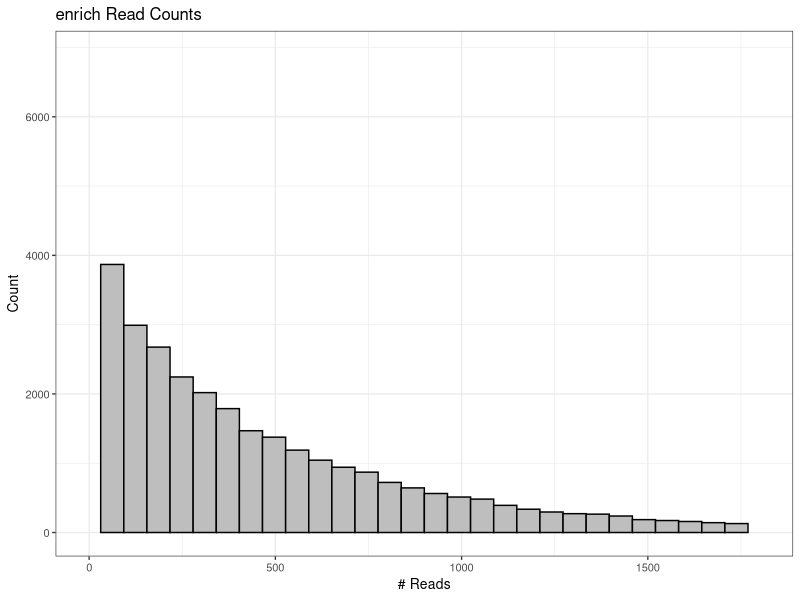
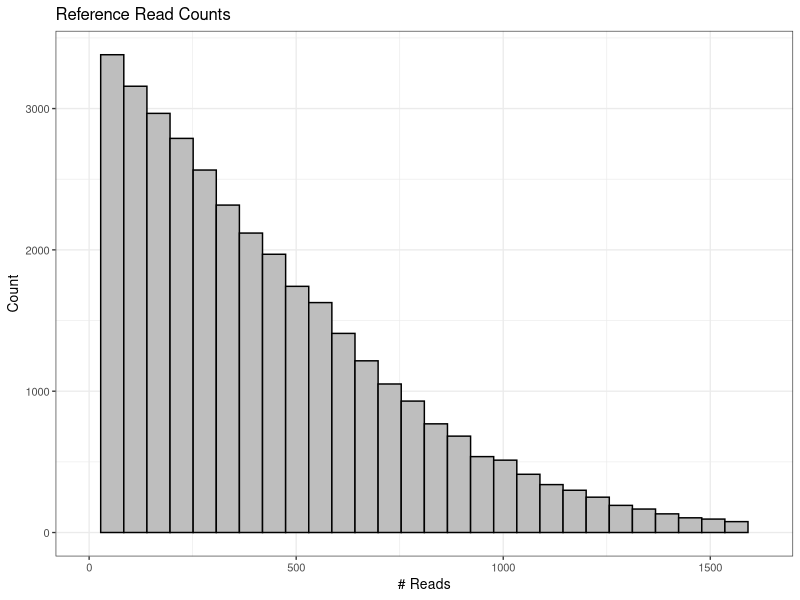

Write the R code that produced these figures, in order. (Note: this script raises an error after producing the figures.)
library(ggplot2)
#library(hrbrthemes)
library(RColorBrewer)
library(plyr)
library(dplyr)
library(ggplot2)
library(tidyr)
library(seqinr)
require(ggseqlogo)
library(tidyverse)
library(grid)
library(readr)

################################################################################
###Rename 
################################################################################
antibody <- "FcgR2b_Enrich"
ab_name <- antibody

enrich_counts <- read_tsv("enrich_variant_counts.txt")
input_counts <- read_tsv("ref_variant_counts.txt")

enrich_counts <- enrich_counts[,2:3]
input_counts <- input_counts[,2:3]

################################################################################
### Histogram for read counts
################################################################################
ggsave(filename = paste(antibody, "_Number_of_Reads_enriched.png", sep=""), 
       ggplot(enrich_counts, aes(x=count), title = "Mutations reads")+
         geom_histogram(color = "black", fill = "grey", ) +
         xlim(0,quantile(enrich_counts$count, probs = .95, na.rm = T)) +
         # geom_vline(aes(xintercept=mu_bc_depth),
         #            linetype="dashed",
         #            color = "red") + 
         #geom_text(aes(label = mu), x = 3, y = 3, vjust = "inward", hjust = "inward") +
         ggtitle("enrich Read Counts") +
         xlab("# Reads") + 
         ylab("Count") +
         theme_bw(base_size = 10),
       width = 3, height = 2, dpi = 300, units = "in", device='png')

ggsave(filename = paste(antibody, "_Number_of_Reads_Myc.png", sep=""), 
       ggplot(input_counts, aes(x=count), title = "Mutations reads")+
         geom_histogram(color = "black", fill = "grey") +
         xlim(0,quantile(input_counts$count, probs = .99, na.rm = T)) +
         # geom_vline(aes(xintercept=mu_bc_depth),
         #            linetype="dashed",
         #            color = "red") + 
         #geom_text(aes(label = mu), x = 3, y = 3, vjust = "inward", hjust = "inward") +
         ggtitle("Reference Read Counts") +
         xlab("# Reads") + 
         ylab("Count") +
         theme_bw(base_size = 10),
       width = 3, height = 2, dpi = 300, units = "in", device='png')

#####################################################################
#Combine duplicated mutations (same mutation with multiple barcodes)
#####################################################################
enrich_combined <- enrich_counts %>% 
  group_by(mutation) %>% 
  summarise_all(funs(sum))

reference_combined <- input_counts %>% 
  group_by(mutation) %>% 
  summarise_all(funs(sum))

colnames(reference_combined) <- c("name", "depth")
colnames(enrich_combined) <- c("name", "depth")

##Adjust all mutations in the reference set with less than the 5th percentile of reads
#depth_cutoff  <- quantile(reference_combined$depth, probs = .01, na.rm = T)
#reference_combined$depth <- ifelse(reference_combined$depth < depth_cutoff, depth_cutoff, reference_combined$depth)

################################################################################
###Convert mutation "names" into: wildtype, site, and mutations
################################################################################
####################################################################
##Renaming for enrich
####################################################################

fun_first <- function(x) {
  substring(x, 1,1)
}

fun_last <- function(x){
  substr(x, nchar(x), nchar(x))
}

fun_site <- function(x){
  substr(x, 2, nchar(x)-1)
}

wildtype <- data.frame(sapply(enrich_combined[1], fun_first))
#colnames(wildtype) <- c("wildtype")
enrich_combined$wildtype <- wildtype[[1]]

mutation <- data.frame(sapply(enrich_combined[1], fun_last))
colnames(mutation) <- c("mutation")
enrich_combined$mutation <- as.factor(mutation[[1]])

site <- data.frame(sapply(enrich_combined[1], fun_site))
colnames(site) <- c("site")
enrich_combined$site <- as.numeric(site[[1]])
#Reorder the columns (name, wild type, site, mutation, depth)
enrich_combined <- enrich_combined[,c(1,3,5,4,2)]

###Order reference_combined by site and mutation
enrich_combined <- enrich_combined[
  with(enrich_combined, order(site, mutation)),
]



####################################################################
##Renaming for reference
####################################################################
wildtype <- data.frame(sapply(reference_combined[1], fun_first))
#colnames(wildtype) <- c("wildtype")
reference_combined$wildtype <- wildtype[[1]]

mutation <- data.frame(sapply(reference_combined[1], fun_last))
colnames(mutation) <- c("mutation")
reference_combined$mutation <- as.factor(mutation[[1]])

site <- data.frame(sapply(reference_combined[1], fun_site))
colnames(site) <- c("site")
reference_combined$site <- as.numeric(site[[1]])
#Reorder the columns (name, wild type, site, mutation, depth)
reference_combined <- reference_combined[,c(1,3,5,4,2)]

###Order reference_combined by site and mutation
reference_combined <- reference_combined[
  with(reference_combined, order(site, mutation)),
]

#Clean-up
remove(mutation)
remove(site)
remove(wildtype)




###Remove stop codons
enrich_trimmed <- enrich_combined[which(enrich_combined$mutation != "*"),]
reference_trimmed <- reference_combined[which(reference_combined$mutation != "*"),]


###############################################################################
###Add missing residues
###############################################################################
Fc <- read.fasta("Fc_prot.fasta")

###First reference data
### If there are residues without any data, these have to be added manually
#1. Define the range of amino acids present
seq_range <- min(reference_trimmed$site):max(reference_trimmed$site)
missing_aa <- seq_range[!seq_range %in% unique(reference_trimmed$site)]
#2. Add the missing residue(s)
missing_data <- data.frame(site = missing_aa, 
                           name = paste(toupper(Fc[["Fc_prot"]][missing_aa]), missing_aa, toupper(Fc[["Fc_prot"]][missing_aa])),
                           mutation = toupper(Fc[["Fc_prot"]][missing_aa]), 
                           wildtype = toupper(Fc[["Fc_prot"]][missing_aa]))
complete_reference <- rbind.fill(reference_trimmed, missing_data)

#Expand the dataset to include NA values for synonymous amino acids
all <- complete_reference %>% expand(site, mutation)
# join with all, n will be NA for obs. in all that are not present in v
reference_trimmed = complete_reference %>% group_by_at(vars(wildtype, site, mutation)) %>% 
  right_join(all)


###Next enrich data
### If there are residues without any data, these have to be added manually
#1. Define the range of amino acids present
seq_range <- min(enrich_trimmed$site):max(enrich_trimmed$site)
missing_aa <- seq_range[!seq_range %in% unique(enrich_trimmed$site)]
#2. Add the missing residue(s)
missing_data <- data.frame(site = missing_aa, 
                           name = paste(toupper(Fc[["Fc_prot"]][missing_aa]), missing_aa, toupper(Fc[["Fc_prot"]][missing_aa])),
                           mutation = toupper(Fc[["Fc_prot"]][missing_aa]), 
                           wildtype = toupper(Fc[["Fc_prot"]][missing_aa]))
complete_enrich <- rbind.fill(enrich_trimmed, missing_data)

#Expand the dataset to include NA values for synonymous amino acids
all <- complete_enrich %>% expand(site, mutation)
# join with all, n will be NA for obs. in all that are not present in v
enrich_trimmed = complete_enrich %>% group_by_at(vars(wildtype, site, mutation)) %>% 
  right_join(all)



###Order reference_trimmed and enrich_trimmed by site and mutation
enrich_trimmed <- enrich_trimmed[
  with(enrich_trimmed, order(site, mutation)),
]
reference_trimmed <- reference_trimmed[
  with(reference_trimmed, order(site, mutation)),
]


###################################################################
### Calculate abundance: n/N
###################################################################
enrich_trimmed$abundance <- enrich_trimmed$depth/sum(enrich_trimmed$depth, na.rm=TRUE)
reference_trimmed$abundance <- reference_trimmed$depth/sum(reference_trimmed$depth, na.rm=TRUE)

###Then adjust the lowest reference abundance values
#Use 95 percentile
#This helps remove exaggerated enrich fractions caused by dividing by a very small number
cutoff  <- quantile(reference_trimmed$abundance, probs = .05, na.rm = T)
reference_trimmed$abundance <- ifelse(reference_trimmed$abundance<cutoff, cutoff, reference_trimmed$abundance)

##Fishers exact test
esc_fisher <- enrich_trimmed[,1:5]
esc_fisher$ref_depth <- reference_trimmed$depth
esc_sum <- sum(na.omit(esc_fisher$depth))
ref_sum <- sum(na.omit(esc_fisher$ref_depth))

p_values <- data.frame(matrix(ncol = 1, nrow = nrow(esc_fisher)))
colnames(p_values) <- "p"
#Calculate p values for each comparison (using Fisher's exact test)
for (i in 1:nrow(esc_fisher)){
  if (!anyNA(esc_fisher[i,])){
    f_ <- matrix(unlist(c(esc_fisher[i,5], 
                          esc_fisher[i,6],
                          esc_sum-esc_fisher[i,5],
                          ref_sum-esc_fisher[i,6])),2)
    p_ <- fisher.test(f_)
    p_values$p[i] <-p_$p.value
  }
}

p_values$p_adj <- p.adjust(p_values$p, "bonferroni")
p_values$p_adj <- ifelse(p_values$p_adj == 0, 1e-300, p_values$p_adj)

###################################################################
### Calculate enrich fractions
### And add adjusted p values
###################################################################
enrich_trimmed$Enrichment <- (enrich_trimmed$abundance/reference_trimmed$abundance)
enrich_trimmed$p_adj <- p_values$p_adj
max(enrich_trimmed$Enrichment, na.rm=T)
min(enrich_trimmed$Enrichment, na.rm=T)
#Write out raw enrich score before normalizing
enrich_raw_out <- na.omit(enrich_trimmed[,c(1, ncol(enrich_trimmed)-2)])
colnames(enrich_raw_out) <- c("Mutation", "enrichScore")
write.csv(enrich_raw_out, file = paste(antibody,"_raw_enrich.csv", sep = ""), row.names = FALSE)

enrich_trimmed$Non_Normalized_Enrich <- enrich_trimmed$Enrichment

###Normalize the data between the 99 and 1 percentiles
max(enrich_trimmed$Enrichment, na.rm=T)
upper_limit  <- quantile(enrich_trimmed$Enrichment, probs = .99, na.rm = T)
lower_limit <- min(enrich_trimmed$Enrichment, na.rm=T)
enrich_trimmed$Enrichment <- ifelse(enrich_trimmed$Enrichment>upper_limit, upper_limit, enrich_trimmed$Enrichment)
enrich_trimmed$Enrichment <- (enrich_trimmed$Enrichment-lower_limit)/(upper_limit-lower_limit)

ggsave(filename = paste(antibody,"_Histogram_preArcSine.png", sep=""), 
       ggplot(enrich_trimmed, aes(x=Enrichment), title = "enrich Fractions")+
         #geom_histogram(aes(y=..density..), color = "black", fill = "grey", binwidth = 0.025) +
         geom_histogram(color = "black", fill = "grey") +
         xlim(0,quantile(enrich_trimmed$Enrichment, probs = .99, na.rm = T)) +
         xlab("enrich Fraction") + 
         ylab("Count") +
         theme_bw(base_size = 10),
       width = 3, height = 2, dpi = 300, units = "in", device='png')

# ##Calculate destabilization instead of enrich!!!
# mx <- max(enrich_trimmed$Enrichment, na.rm=T)
# mean_dest <- median(enrich_trimmed$Enrichment, na.rm=T)
# enrich_trimmed$destabilization <-abs(mx-enrich_trimmed$Enrichment)
#enrich_trimmed <- na.omit(enrich_trimmed)


################################################################################
### Generate a matrix for plotting sequence logos
### This matrix is also used to calculate total enrich scores
################################################################################
#remove the extra rwos that only contain the site number and nothing else 
enrich_trimmed <- enrich_trimmed[which(!is.na(enrich_trimmed$mutation)),]

logo_matrix <- matrix(ncol = nrow(enrich_trimmed)/20,nrow=20)
row.names(logo_matrix) <- enrich_trimmed$mutation[1:20]
colnames(logo_matrix) <- seq(216,447, 1)


for(i in 0:ncol(logo_matrix)-1){
  logo_matrix[,i+1] <- enrich_trimmed$Enrichment[seq(from = 20*i+1, to=20*i+20, by = 1)]
}

################################################################################
##Plot heat maps
################################################################################

#Generate a dataframe containing the wild type amino acids 
#This will be used to mark wild type in the tiled heat map
tmp <- data.frame(sapply(enrich_trimmed[1], fun_first), 
                  sapply(enrich_trimmed[1], fun_site), 
                  sapply(enrich_trimmed[1], fun_first))
colnames(tmp) <- c("wildtype","site", "mutation")
frames <- distinct(tmp)
frames$site <- as.numeric(frames$site)
enrich_trimmed$site <- enrich_trimmed$site+215
frames$site <- frames$site+215

#Change data type to integer for "site"
#Required for proper heatmap plotting
frames$site <- as.integer(frames$site)
enrich_trimmed$site <- as.integer(enrich_trimmed$site)

write.table(enrich_trimmed,file="differential_matrix.txt")

#Set the order for amino acids in the heatmap (by aa property)
polar <- c("H", "C", "S", "T", "N", "Q")
nonpolar <- c("G", "A", "V", "L", "I", "M", "P")
aromatic <- c("F", "Y", "W")
positive <- c("K", "R")
negative <- c("D", "E")

aa_order <- c(negative,positive, polar, nonpolar, aromatic)

#HeatMap
start = 0
end = 9000
mut_range <- subset(enrich_trimmed, site>start & site<end)
mut_range$site <- as.factor(mut_range$site)
frames_range <- subset(frames, site>start & site<end)
frames_range$site <- as.factor(frames_range$site)

ggsave(filename = paste(antibody,"_Fraction_heatmap01.png", sep=""), 
       ggplot(mut_range, aes(site, mutation, size = -log(p_adj))) + 
         geom_tile(color = "white",
                   fill = '#f7fbff', #azure1 for blueish grey background
                   lwd = 0.1,
                   linetype = 1,
                   alpha = 1) +
         #scale_y_discrete(limits=rev) +
         ylim(rev(aa_order)) +
         geom_tile(data=frames_range, 
                   size=0,
                   height = 1,
                   fill='white', 
                   colour="white") +
         geom_point(aes(colour = Enrichment), alpha=1) +
         scale_colour_distiller(palette = 1, direction = +1,
                                na.value = '#f7fbff',
                                limits=c(0,max(enrich_trimmed$Enrichment, na.rm=T))) +
         scale_size(range = c(-0.2, 2)) +
         #The next section adds lightgrey tiles and black points for 
         #the wild type residues
         geom_point(inherit.aes = FALSE, 
                    data = frames_range,
                    aes(site, mutation),
                    shape=16,
                    size = 1.25,
                    colour="black") +
         xlab("Fc Site") + ylab("Mutation") +
         scale_x_discrete(breaks = levels(mut_range$site)[c(rep(F,4),T)]) +
         theme(# Hide panel borders and remove grid lines
           panel.border = element_blank(),
           panel.grid.major = element_blank(),
           panel.grid.minor = element_blank(),
           # Change axis line
           #axis.line = element_line(colour = "black"),
           legend.key.size = unit(0.15, 'inch')
         ),
       width = 16, height = 3, dpi = 300, units = "in", device='png')


################################################################################
###Write files:
################################################################################

################################################################################
### Plot Total enrich histogram
################################################################################
total_enrich <- as.data.frame(colSums(logo_matrix, na.rm=T))
total_enrich$site <- seq(216,447,1)
colnames(total_enrich) <- c("enrich", "site")

ggsave(filename = paste(antibody,"_Total_enrich.png", sep=""), 
       ggplot(total_enrich, aes(site, enrich)) + 
         geom_bar(stat = "identity") + 
         xlim(215,448) +
         ylim(0, max(total_enrich$enrich+5)) +
         theme_minimal() + 
         theme_void(),
       width = 12, height = .4, dpi = 300, units = "in", device='png')


#Individual enrichs:
enrich_fractions_out <- na.omit(enrich_trimmed[,c(2,3,4, ncol(enrich_trimmed)-1, ncol(enrich_trimmed))])
enrich_fractions_out$name <- paste(enrich_fractions_out$wildtype, enrich_fractions_out$site, enrich_fractions_out$mutation, sep = "")
write.csv(enrich_fractions_out, file = paste(antibody,"_fractions.csv", sep = ""), row.names = FALSE)

#Total enrichs:
total_enrich_out <- as.data.frame(total_enrich$site)
total_enrich_out$'Total enrich Score' <- total_enrich$enrich
colnames(total_enrich_out) <- c("Site", "Total enrich Score")
write.csv(total_enrich_out, file = paste(antibody,"_total_enrich.csv", sep=""), row.names = FALSE)

################################################################################
#Pymol file for mapping total scores onto the structure
################################################################################
#enriches
m_ <- mean(total_enrich$enrich, na.rm=T)
sd_ <- sd(total_enrich$enrich, na.rm=T)
cut_1 <- (m_ + 1*sd_)
cut_2 <- (m_ + 2*sd_)
enriches_C01 <- subset(total_enrich,enrich > cut_1 & enrich < cut_2)
enriches_C02 <- subset(total_enrich,enrich > cut_2)

total_enrich$enrich <- ifelse(total_enrich$enrich < 0, 0, total_enrich$enrich)
total_enrich$level <- ifelse(total_enrich$enrich < cut_1, "grey", 
                             ifelse(total_enrich$enrich < cut_2, "red_1", "red_2" ))
total_enrich$level <- as.factor(total_enrich$level)

ggsave(filename = paste(antibody, "_color_total_enrich.png", sep=""), 
       ggplot(total_enrich, aes(site, enrich, fill = level)) + 
         geom_bar(stat="identity") + 
         geom_segment(aes(x=215,xend=448,y=cut_1, yend = cut_1), linetype = 3, size = 0.15) +
         geom_segment(aes(x=215,xend=448,y=cut_2, yend = cut_2), linetype = 3, size = 0.15) +
         #geom_segment(aes(x=215,xend=448,y=m_, yend = m_), linetype = 1, size = 0.03, alpha = 0.5) +
         scale_fill_manual(values = c("grey" = "#d9d9d9",
                                             "red_1" ="#9ecae1",
                                             "red_2"="#08519c")) +
         xlim(215,448) +
         theme_void() +
         theme(legend.position = "none"),
       width = 12, height = 0.4, dpi = 300, units = "in", device='png')


################################################################################
### Write a script for coloring residues in pymol
################################################################################
#Add "resi " in front of epitope residue names
enriches_C01$resi <- paste("or resi", enriches_C01$site, sep = " ")
reds01 <- paste(enriches_C01$resi)
enriches_C02$resi <- paste("or resi", enriches_C02$site, sep = " ")
reds02 <- paste(enriches_C02$resi)

sink(paste(ab_name, "_pymol.txt", sep = ""))
cat("#Set custom colors with RGB:")
cat("\n")
cat("set ray_shadow, 0")
cat("\n")
cat("#Set sphere radius:")
cat("\n")
cat("set sphere_scale, 0.5")
cat("\n")
cat("set ray_trace_mode, 1")
cat("\n")
cat("set_color blue_1, [158,202,225]")
cat("\n")
cat("set_color blue_2, [8,81,156]")
cat("\n")
cat("set_color grey_1, [217,217,217]")
cat("\n")
cat("set_color grey_2, [150,150,150]")
cat("\n")
cat("color grey_1, Fc_chA")
cat("\n")
cat("color grey_2, Fc_chB")
cat("\n")
cat("#Select sites to highlight with spheres:")
cat("\n")
cat("create spheresB1, Fc_chB and (resi 0 ", sep = "")
cat(paste(reds01, sep = ""), ")")
cat("\n")
cat("set sphere_color, blue_1, spheresB1", sep = "")
cat("\n")
cat("hide everything, spheresB1", sep = "")
cat("\n")
cat("show spheres, spheresB1 and name CA", sep = "")
cat("\n")
cat("create spheresB2, Fc_chB and (resi 0 ", sep = "")
cat(paste(reds02, sep = ""), ")")
cat("\n")
cat("hide everything, spheresB2", sep = "")
cat("\n")
cat("show spheres, spheresB2 and name CA", sep = "")
cat("\n")
cat("set sphere_color, blue_2, spheresB2", sep = "")
cat("\n")
cat("create surface_B, Fc_chB", sep = "")
cat("\n")
cat("select surf_high_B1, surface_B and (resi 0 ", sep = "")
cat(paste(reds01, sep = ""), ")")
cat("\n")
cat("select surf_high_B2, surface_B and (resi 0 ", sep = "")
cat(paste(reds02, sep = ""), ")")
cat("\n")
cat("color blue_1, surf_high_B1", sep = "")
cat("\n")
cat("color blue_2, surf_high_B2", sep = "")
cat("\n")
cat("show surface, surface_B", sep = "")
cat("\n")
#Now for the second molecule
cat("create spheresA1, Fc_chA and (resi 0 ", sep = "")
cat(paste(reds01, sep = ""), ")")
cat("\n")
cat("set sphere_color, blue_1, spheresA1", sep = "")
cat("\n")
cat("hide everything, spheresA1", sep = "")
cat("\n")
cat("show spheres, spheresA1 and name CA", sep = "")
cat("\n")
cat("create spheresA2, Fc_chA and (resi 0 ", sep = "")
cat(paste(reds02, sep = ""), ")")
cat("\n")
cat("hide everything, spheresA2", sep = "")
cat("\n")
cat("show spheres, spheresA2 and name CA", sep = "")
cat("\n")
cat("set sphere_color, blue_2, spheresA2", sep = "")
cat("\n")
cat("create surface_A, Fc_chA", sep = "")
cat("\n")
cat("select surf_high_A1, surface_A and (resi 0 ", sep = "")
cat(paste(reds01, sep = ""), ")")
cat("\n")
cat("select surf_high_A2, surface_A and (resi 0 ", sep = "")
cat(paste(reds02, sep = ""), ")")
cat("\n")
cat("color blue_1, surf_high_A1", sep = "")
cat("\n")
cat("color blue_2, surf_high_A2", sep = "")
cat("\n")
cat("show surface, surface_A", sep = "")
cat("\n")
sink()
